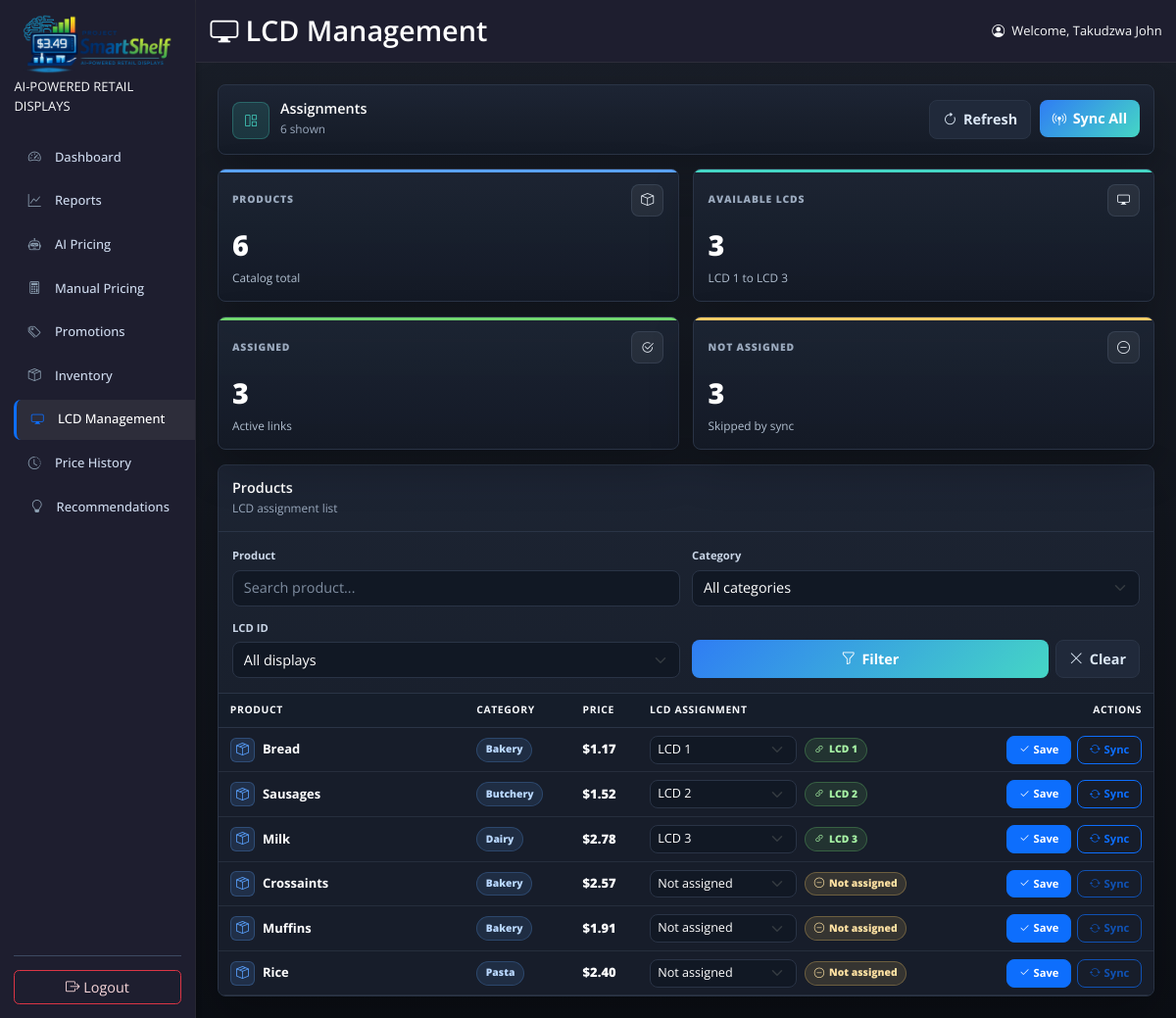
/ProjectSmartShelf/lcd-management/ (signed in), run on the app's committed database.
### checkout/models.py (models this page shows, shortened)
class Product(models.Model):
    name = models.CharField(max_length=200)
    category = models.CharField(max_length=100)
    price = models.DecimalField(max_digits=10, decimal_places=2)
    expiry_date=models.DateField(null=True, blank=True)
    inventory_level = models.IntegerField(default=0, help_text='Current stock count')
    lcd_id = models.IntegerField(default=1, help_text="1, 2, or 3 for the shelf display")
    class Meta:
        ordering = ['name']

### ProjectSmartShelf/views.py (the view, shortened to what this page needs)
# urls.py: path("lcd-management/", views.lcd_management_view, name="lcd_management"),
@staff_member_required(login_url='staff_login')
def lcd_management_view(request):
    process_promotions_for_request(request)
    products = Product.objects.all()
    search_query = request.GET.get('search', '')
    category_filter = request.GET.get('category', '')
    lcd_filter = request.GET.get('lcd_id', '')
    if search_query:
        products = products.filter(name__icontains=search_query)
    if category_filter:
        products = products.filter(category=category_filter)
    categories = Product.objects.values_list('category', flat=True).distinct().order_by('category')
    occupied_lcd_ids = set(
        Product.objects.filter(lcd_id__in=AVAILABLE_LCD_IDS)
        .values_list('lcd_id', flat=True)
    )
    products = list(products)
    products.sort(
        key=lambda product: (
            0 if product.lcd_id in AVAILABLE_LCD_IDS else 1,
            product.lcd_id if product.lcd_id in AVAILABLE_LCD_IDS else len(AVAILABLE_LCD_IDS) + 1,
            product.name.lower(),
        )
    )
    for product in products:
        product.is_lcd_assigned = product.lcd_id in AVAILABLE_LCD_IDS
        product.active_promotion = None
        other_occupied_lcd_ids = occupied_lcd_ids.copy()
        if product.is_lcd_assigned:
            other_occupied_lcd_ids.discard(product.lcd_id)
        product.assignment_lcd_ids = [
            lcd_id for lcd_id in AVAILABLE_LCD_IDS
            if lcd_id not in other_occupied_lcd_ids
        ]
    active_promotions = get_active_promotions_by_product_id([product.id for product in products])
    for product in products:
        product.active_promotion = active_promotions.get(product.id)
    assigned_products = Product.objects.filter(lcd_id__in=AVAILABLE_LCD_IDS).count()
    unassigned_products = Product.objects.exclude(lcd_id__in=AVAILABLE_LCD_IDS).count()
    context = {
        'products': products,
        'search_query': search_query,
        'category_filter': category_filter,
        'lcd_filter': lcd_filter,
        'categories': categories,
        'available_lcd_ids': AVAILABLE_LCD_IDS,
        'total_products': Product.objects.count(),
        'available_display_count': len(AVAILABLE_LCD_IDS),
        'assigned_products': assigned_products,
        'unassigned_products': unassigned_products,
        'active_promotion_count': len(active_promotions),
    }
    return render(request, 'lcd_management.html', context)

### ProjectSmartShelf/context_processors.py (called while the page is built)
def simulated_date(request):
    active_date = getattr(request, 'simulated_date', None)
    context = {
        'simulated_date': active_date,
        'recommendations_count': 0,
    }
    cached_count = getattr(request, '_recommendations_count', None)
    if cached_count is not None:
        context['recommendations_count'] = cached_count
        return context
    user = getattr(request, 'user', None)
    if not (user and user.is_authenticated and user.is_staff):
        return context
    try:
        from .recommendations import recommendation_count
        context['recommendations_count'] = recommendation_count(active_date or timezone.localdate())
    except Exception:
        context['recommendations_count'] = 0
    return context

### ProjectSmartShelf/models.py (called while the page is built)
    @classmethod
    def _coerce_effective_at(cls, value=None):
        if value is None:
            return timezone.localtime()
        if isinstance(value, datetime.datetime):
            if timezone.is_naive(value):
                return timezone.make_aware(value, timezone.get_current_timezone())
            return timezone.localtime(value)
        if isinstance(value, datetime.date):
            return cls._combine_schedule(value, datetime.time.min)
        return value

### ProjectSmartShelf/recommendations.py (called while the page is built)
def recommendation_count(base_date):
    return len(build_recommendations(base_date))

### ProjectSmartShelf/simulation.py (called while the page is built, shortened)
def parse_simulated_date(value):
    if not value:
        return None

def get_session_simulated_date(request):
    return parse_simulated_date(request.session.get('simulated_date'))

def get_stored_simulated_date():
    state = SimulationState.objects.filter(key=ACTIVE_DAY_KEY).first()
    return state.current_date if state else None

def get_active_simulated_date(request=None):
    if request is not None:
        session_date = get_session_simulated_date(request)
        if session_date:
            set_active_simulated_date(request, session_date)
            return session_date
    stored_date = get_stored_simulated_date()
    if stored_date:
        if request is not None:
            request.simulated_date = stored_date
        return stored_date

### ProjectSmartShelf/views.py (called while the page is built)
def process_promotions_for_request(request):
    return ScheduledPromotion.process_due_promotions(get_effective_promotion_time(request))

### ProjectSmartShelf/templates/lcd_management.html (shortened to what this page needs)
{% extends "base.html" %}
{% load static %}
{% block page_title %}<i class="bi bi-display me-2"></i>LCD Management{% endblock %}
{% block content %}
<div class="lcd-page">
    <div class="lcd-command-bar">
        <div class="lcd-command-title">
            <span class="title-icon"><i class="bi bi-grid-1x2"></i></span>
            <div>
                <h2>Assignments</h2>
                <span>{{ products|length }} shown</span>
            </div>
        </div>
        <div class="lcd-command-actions">
            <a href="{{ request.get_full_path }}" class="btn lcd-btn lcd-btn-secondary">
                <i class="bi bi-arrow-clockwise"></i>Refresh
            </a>
            <form method="post" class="m-0">
                <button type="submit" name="action" value="sync_all" class="btn lcd-btn lcd-btn-primary">
                    <i class="bi bi-broadcast-pin"></i>Sync All
                </button>
            </form>
        </div>
    </div>
    <div class="lcd-stat-grid">
        <div class="lcd-stat stat-products">
            <div class="lcd-stat-top">
                <div class="lcd-stat-label">Products</div>
                <span class="lcd-stat-icon"><i class="bi bi-box"></i></span>
            </div>
            <div class="lcd-stat-value">{{ total_products }}</div>
            <div class="lcd-stat-note">Catalog total</div>
        </div>
        <div class="lcd-stat stat-available">
            <div class="lcd-stat-top">
                <div class="lcd-stat-label">Available LCDs</div>
                <span class="lcd-stat-icon"><i class="bi bi-display"></i></span>
            </div>
            <div class="lcd-stat-value">{{ available_display_count }}</div>
            <div class="lcd-stat-note">LCD 1 to LCD 3</div>
        </div>
        <div class="lcd-stat stat-assigned">
            <div class="lcd-stat-top">
                <div class="lcd-stat-label">Assigned</div>
                <span class="lcd-stat-icon"><i class="bi bi-check2-circle"></i></span>
            </div>
            <div class="lcd-stat-value">{{ assigned_products }}</div>
            <div class="lcd-stat-note">Active links</div>
        </div>
        <div class="lcd-stat stat-open">
            <div class="lcd-stat-top">
                <div class="lcd-stat-label">Not Assigned</div>
                <span class="lcd-stat-icon"><i class="bi bi-dash-circle"></i></span>
            </div>
            <div class="lcd-stat-value">{{ unassigned_products }}</div>
            <div class="lcd-stat-note">Skipped by sync{% if active_promotion_count %} | {{ active_promotion_count }} promo{% endif %}</div>
        </div>
    </div>
    <div class="lcd-panel">
        <div class="lcd-panel-header">
            <div>
                <h3>Products</h3>
                <span>LCD assignment list</span>
            </div>
        </div>
        <form method="get" class="lcd-filter-grid">
            <div>
                <label for="search" class="form-label">Product</label>
                <input type="text" name="search" id="search" class="form-control" placeholder="Search product..." value="{{ search_query }}">
            </div>
            <div>
                <label for="category" class="form-label">Category</label>
                <select name="category" id="category" class="form-select">
                    <option value="">All categories</option>
                </select>
            </div>
            <div>
                <label for="lcd_id" class="form-label">LCD ID</label>
                <select name="lcd_id" id="lcd_id" class="form-select">
                    <option value="">All displays</option>
                </select>
            </div>
            <div class="d-flex gap-2">
                <button type="submit" class="btn lcd-btn lcd-btn-primary flex-fill">
                    <i class="bi bi-funnel"></i>Filter
                </button>
                <a href="{% url 'lcd_management' %}" class="btn lcd-btn lcd-btn-secondary">
                    <i class="bi bi-x-lg"></i>Clear
                </a>
            </div>
        </form>
        <div class="lcd-table-wrap">
            <table class="table lcd-table align-middle">
                <thead>
                    <tr>
                        <th>Product</th>
                        <th>Category</th>
                        <th>Price</th>
                        <th>LCD Assignment</th>
                        <th class="text-end">Actions</th>
                    </tr>
                </thead>
                <tbody>
                    {% for product in products %}
                    <tr class="{% if not product.is_lcd_assigned %}unassigned-row{% endif %}">
                        <td>
                            <div class="product-cell">
                                <span class="product-cell-icon"><i class="bi bi-box-seam"></i></span>
                                <span class="product-name">{{ product.name }}</span>
                            </div>
                        </td>
                        <td><span class="category-chip">{{ product.category }}</span></td>
                        <td>
                            <span class="price-value">${{ product.price|floatformat:2 }}</span>
                        </td>
                        <td>
                            <div class="assignment-control">
                                <select name="lcd_id" class="form-select form-select-sm" form="lcd-row-{{ product.id }}">
                                    <option value="0" {% if not product.is_lcd_assigned %}selected{% endif %}>Not assigned</option>
                                    {% for display_id in product.assignment_lcd_ids %}
                                        <option value="{{ display_id }}" {% if product.lcd_id == display_id %}selected{% endif %}>LCD {{ display_id }}</option>
                                    {% endfor %}
                                </select>
                                {% if product.is_lcd_assigned %}
                                    <span class="assignment-badge assigned"><i class="bi bi-link-45deg"></i>LCD {{ product.lcd_id }}</span>
                                {% else %}
                                    <span class="assignment-badge unassigned"><i class="bi bi-dash-circle"></i>Not assigned</span>
                                {% endif %}
                            </div>
                        </td>
                        <td class="text-end">
                            <form id="lcd-row-{{ product.id }}" method="post" class="row-actions">
                                <button type="submit" name="action" value="update_assignment" class="btn btn-primary btn-sm">
                                    <i class="bi bi-check2 me-1"></i>Save
                                </button>
                                <button type="submit" name="action" value="sync_product" class="btn btn-outline-primary btn-sm" {% if not product.is_lcd_assigned %}disabled{% endif %}>
                                    <i class="bi bi-arrow-repeat me-1"></i>Sync
                                </button>
                            </form>
                        </td>
                    </tr>
                    {% empty %}
                    <tr>
                        <td colspan="5" class="empty-row py-4">No products found.</td>
                    </tr>
                    {% endfor %}
                </tbody>
            </table>
        </div>
    </div>
</div>
{% endblock %}

### ProjectSmartShelf/templates/base.html (shortened to what this page needs)
{% load static %}
<!DOCTYPE html>
<html lang="en">
<head>
    <link href="https://cdn.jsdelivr.net/npm/bootstrap@5.3.0/dist/css/bootstrap.min.css" rel="stylesheet">
    <link rel="stylesheet" href="https://cdn.jsdelivr.net/npm/bootstrap-icons@1.11.3/font/bootstrap-icons.min.css">
    <link rel="stylesheet" href="{% static 'styles/css/style.css' %}">
</head>
<body>
    <div class="container-fluid p-0">
        <div class="row g-0">
            <div class="col-md-3 col-lg-2 sidebar-column">
                {% include '_sidebar.html' %}
            </div>
            <div class="col-md-9 col-lg-10 right-col">
                <div class="sticky-header">
                    <div class="d-flex justify-content-between flex-wrap flex-md-nowrap align-items-center py-3">
                        <div class="d-flex align-items-center">
                            <h1 class="h2 mb-0">{% block page_title %}Dashboard{% endblock %}</h1>
                        </div>
                        <div class="btn-toolbar">
                            {% if user.is_authenticated %}
                                <i class="bi bi-person-circle me-2 text-light"></i>
                                <span class="text-light">Welcome, {{ user.get_full_name }}</span>
                            {% endif %}
                        </div>
                    </div>
                </div>
                <main class="main-content">
                    {% block content %}{% endblock %}
                </main>
            </div>
        </div>
    </div>
</body>
</html>

### static/styles/css/style.css (style rules this page uses)
* { box-sizing: border-box; }
html, body { height: 100%; font-size: 90%; width: 100%; margin: 0; padding: 0; overflow: hidden; }
body { font-family: 'Open Sans', sans-serif; }
body > .container-fluid, body > .container-fluid > .row { height: 100vh; max-height: 100vh; overflow: hidden; }
.sidebar-column { background-color: #1e1e2f; border-right: 1px solid #2d2d3a; }
.right-col { height: 100vh; display: flex; flex-direction: column; min-height: 0; overflow: hidden; }
.sticky-header { position: sticky; top: 0; background-color: #1e1e2f; z-index: 1000; border-bottom: 1px solid #2d2d3a; padding: 0 1rem; flex-shrink: 0; }
.sticky-header h1 { color: #ffffff; font-weight: 600; }
.main-content { flex: 1; min-height: 0; overflow-y: auto; padding: 1.5rem; }
h1, h2, h3, h4, h5, h6 { font-weight: 600; }
.table thead th { position: sticky; top: 0; z-index: 1; }
.table td, .table th { vertical-align: middle; }
.btn-sm { padding: 0.35rem 0.9rem; }

### data on the page
Product: name "Bread", category "Bakery", price "1.17", lcd_id "LCD 1", lcd_id "1"
Product: name "Sausages", category "Butchery", price "1.52", lcd_id "LCD 2", lcd_id "2"
Product: name "Milk", category "Dairy", price "2.78", lcd_id "LCD 3", lcd_id "3"
Product: name "Crossaints", category "Bakery", price "2.57", lcd_id "Not assigned"
Product: name "Muffins", category "Bakery", price "1.91", lcd_id "Not assigned"
Product: name "Rice", category "Pasta", price "2.40", lcd_id "Not assigned"

### other printed values
{{ user.get_full_name }} "Takudzwa John"
{{ products|length }} "6"
{{ total_products }} "6"
{{ available_display_count }} "3"
{{ assigned_products }} "3"
{{ unassigned_products }} "3"
